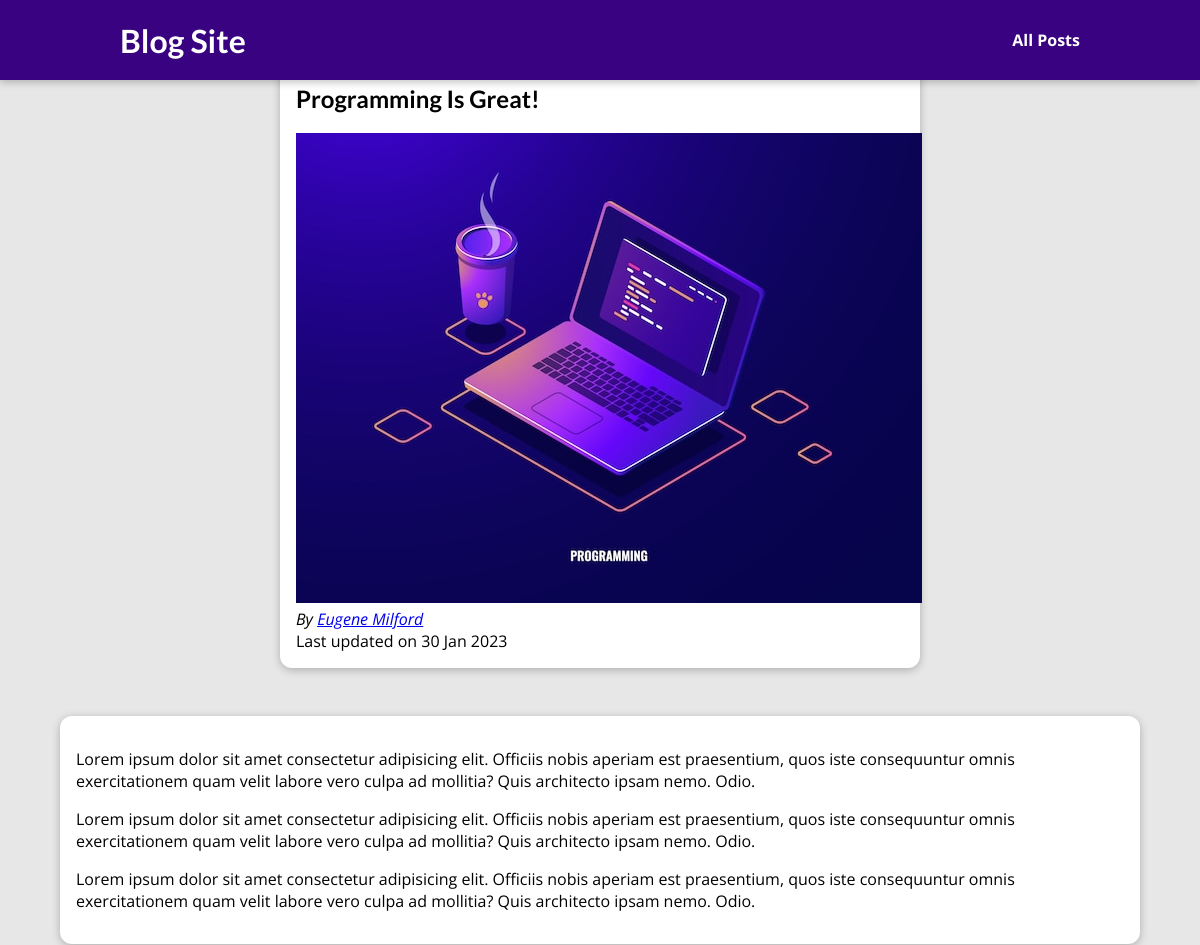
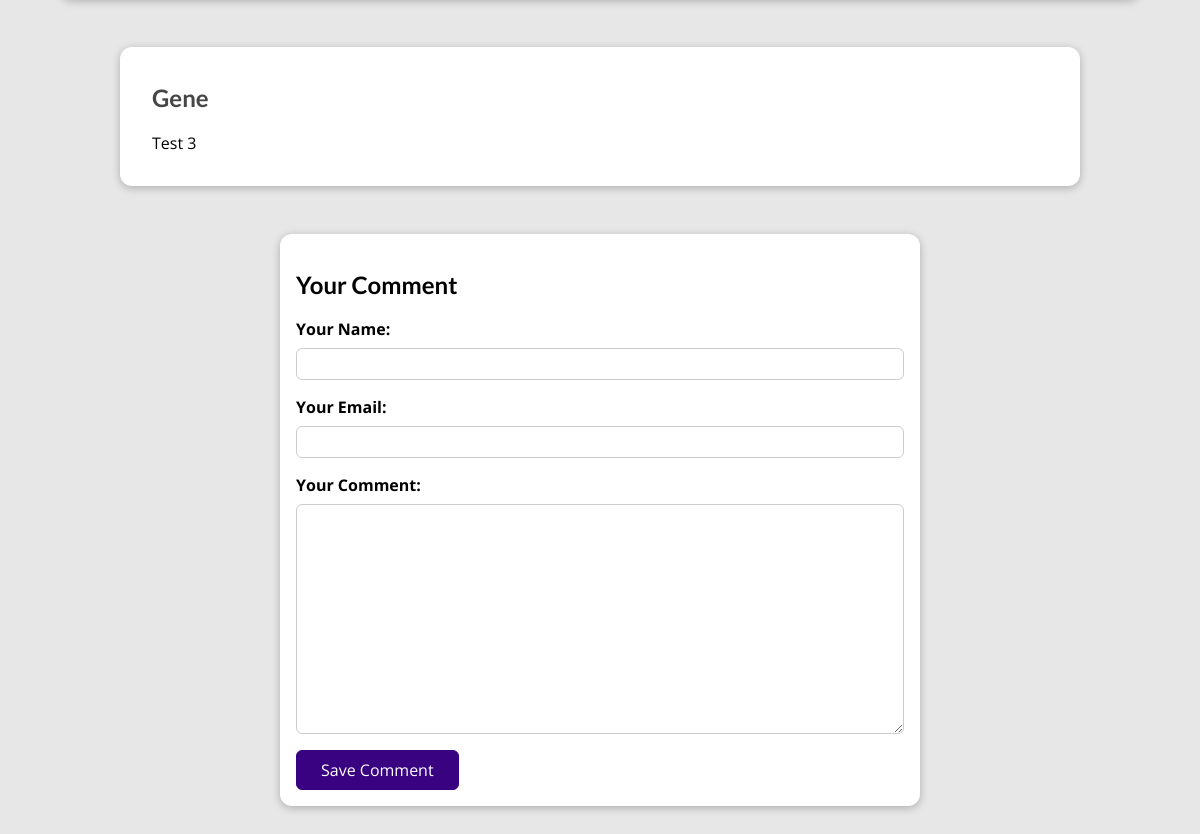
Page /posts/programming-is-fun on the committed database (2 pictures, top to bottom).
### blog/models.py (models this page shows)
class Post(models.Model):
    title = models.CharField(max_length = 50)
    excerpt = models.CharField(max_length = 200)
    image = models.ImageField(upload_to="posts", null=True)
    date = models.DateField(auto_now = True)
    slug = models.SlugField(unique = True, db_index = True)
    content = models.TextField(validators = [MinLengthValidator(10)])
    author = models.ForeignKey(Author, null=True, on_delete=models.SET_NULL, related_name= "posts")
    tags = models.ManyToManyField(Tag)

class Author(models.Model):
    first_name = models.CharField(max_length = 100)
    last_name = models.CharField(max_length = 100)
    email_address = models.EmailField()
    def full_name(self):
        return f"{self.first_name} {self.last_name}"
    def __str__(self):
        return self.full_name()

class Comment(models.Model):
    user_name = models.CharField(max_length = 120)
    user_email = models.EmailField()
    text = models.TextField(max_length = 300)
    post = models.ForeignKey(Post, on_delete=models.CASCADE, related_name = "comments")

### blog/views.py (the view, shortened to what this page needs)
# urls.py: path("posts/<slug:slug>", views.SinglePostView.as_view(), name="post-detail-page") #posts/my-first-post
class SinglePostView(View):
    def get(self, request, slug):
        post = Post.objects.get(slug=slug)
        context = {
            "post" : post,
            "post_tags" : post.tags.all(),
            "comment_form" : CommentForm(),
            "comments" : post.comments.all().order_by("-id")
            }
        return render(request, "blog/post-detail.html", context)

### blog/forms.py
class CommentForm(forms.ModelForm):
    class Meta:
        model = Comment
        exclude = ["post"]
        labels = {
            "user_name": "Your Name",
            "user_email": "Your Email",
            "text": "Your Comment"
            }

### blog/templates/blog/post-detail.html (shortened to what this page needs)
{% extends "base.html" %}
{% load static %}
{% block css_files %}
<link rel="stylesheet" href="{% static "blog/post-detail.css" %}" />
{% endblock %}
{% block content %}
<section id="comment-form">
    <h2>{{ post.title }}</h2>
    <article>
        <img src="{{ post.image.url }}" alt="{{ post.title }}" />
        <address>By <a href="mailto:{{ post.author.email_address }}"> {{ post.author }} </a></address>
    </article>
    <div>
        Last updated on <time>{{ post.date|date:"d M Y" }}</time>
    </div>
</section>
<main>
    {{ post.content|linebreaks }}
</main>
<section id="comments">
    <ul>
        {% for comment in comments %}
        <li>
            <h2>{{ comment.user_name }}</h2>
            <p>{{ comment.text|linebreaks }}</p>
        </li>
        {% endfor %}
    </ul>
</section>
<section id="comment-form">
    <h2>Your Comment</h2>
    <form action="{% url "post-detail-page" post.slug %}" method="POST">
        {% for form_field in comment_form %}
        <div class="form-control {% if form_field.errors %}invalid{% endif %}">
            {{ form_field.label_tag }}
            {{ form_field }}
        </div>
        {% endfor %}
        <button>Save Comment</button>
    </form>
</section>
{% endblock %}

### static/app.css (style rules this page uses)
* { box-sizing: border-box; }
html { font-family: 'Open Sans', 'Lato', sans-serif; }
body { margin: 0; }
h1, h2, h3 { font-family: 'Lato', sans-serif; font-weight: bold; }

### blog/static/blog/post-detail.css (style rules this page uses)
body { background-color: #e7e7e7; }
main { width: 90%; max-width: 90rem; margin: 3rem auto; background-color: white; padding: 1rem; border-radius: 12px; box-shadow: 0 2px 8px rgba(0, 0, 0, 0.25); }
#comment-form { margin: 3rem auto; width: 90%; max-width: 40rem; border-radius: 12px; background-color: white; box-shadow: 0 2px 8px rgba(0, 0, 0, 0.25); padding: 1rem; }
#comment-form button { font: inherit; background-color: #390281; color: white; border: 1px solid #390281; padding: 0.5rem 1.5rem; border-radius: 6px; cursor: pointer; }
.form-control { margin-bottom: 1rem; }
.form-control label { font-weight: bold; margin-bottom: 0.5rem; display: block; }
.form-control input, .form-control textarea { display: block; width: 100%; font: inherit; padding: 0.25rem; border-radius: 6px; border: 1px solid #ccc; }
#comments { margin: 3rem auto; width: 90%; max-width: 60rem; border-radius: 12px; background-color: white; box-shadow: 0 2px 8px rgba(0, 0, 0, 0.25); padding: 1rem 2rem; }
#comments ul { list-style: none; margin: 0; padding: 0; }
#comments li { margin-bottom: 1rem; border-bottom: 2px solid #ccc; }
#comments li:last-of-type { border-bottom: none; }
#comments h2 { color: #464646; }

### rows in the picture
Post: title "Programming Is Great!", image (picture), author "Eugene Milford", date "30 Jan 2023", content "Lorem ipsum dolor sit amet consectetur adipisicing elit. Officiis nobis aperiam est praesentium, quos iste consequuntur omnis exercitationem quam velit labore vero culpa ad mollitia? Quis architecto ipsam nemo. Odio. Lorem ipsum dolor sit amet consectetur adipisicing elit. Officiis nobis aperiam est praesentium, quos iste consequuntur omnis exercitationem quam velit labore vero culpa ad mollitia? Quis architecto ipsam nemo. Odio. Lorem ipsum dolor sit amet consectetur adipisicing elit. Officiis nobis aperiam est praesentium, quos iste consequuntur omnis exercitationem quam velit labore vero culpa ad mollitia? Quis architecto ipsam nemo. Odio."
Comment: user_name "Gene", text "Test 3"
